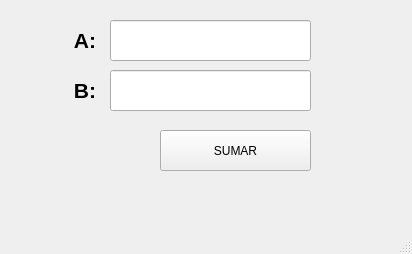
<?xml version="1.0" encoding="UTF-8"?>
<ui version="4.0">
 <class>MainWindow</class>
 <widget class="QMainWindow" name="MainWindow">
  <property name="geometry">
   <rect>
    <x>0</x>
    <y>0</y>
    <width>412</width>
    <height>254</height>
   </rect>
  </property>
  <property name="windowTitle">
   <string>MainWindow</string>
  </property>
  <widget class="QWidget" name="centralwidget">
   <widget class="QPushButton" name="btn_sumar">
    <property name="geometry">
     <rect>
      <x>160</x>
      <y>130</y>
      <width>151</width>
      <height>41</height>
     </rect>
    </property>
    <property name="text">
     <string>SUMAR</string>
    </property>
   </widget>
   <widget class="QLabel" name="label">
    <property name="geometry">
     <rect>
      <x>35</x>
      <y>20</y>
      <width>61</width>
      <height>41</height>
     </rect>
    </property>
    <property name="font">
     <font>
      <pointsize>16</pointsize>
      <weight>75</weight>
      <bold>true</bold>
     </font>
    </property>
    <property name="text">
     <string>A:</string>
    </property>
    <property name="alignment">
     <set>Qt::AlignRight|Qt::AlignTrailing|Qt::AlignVCenter</set>
    </property>
   </widget>
   <widget class="QLineEdit" name="txt_a">
    <property name="geometry">
     <rect>
      <x>110</x>
      <y>20</y>
      <width>201</width>
      <height>41</height>
     </rect>
    </property>
   </widget>
   <widget class="QLineEdit" name="txt_b">
    <property name="geometry">
     <rect>
      <x>110</x>
      <y>70</y>
      <width>201</width>
      <height>41</height>
     </rect>
    </property>
   </widget>
   <widget class="QLabel" name="label_2">
    <property name="geometry">
     <rect>
      <x>35</x>
      <y>70</y>
      <width>61</width>
      <height>41</height>
     </rect>
    </property>
    <property name="font">
     <font>
      <pointsize>16</pointsize>
      <weight>75</weight>
      <bold>true</bold>
     </font>
    </property>
    <property name="text">
     <string>B:</string>
    </property>
    <property name="alignment">
     <set>Qt::AlignRight|Qt::AlignTrailing|Qt::AlignVCenter</set>
    </property>
   </widget>
   <widget class="QLabel" name="label_13">
    <property name="geometry">
     <rect>
      <x>300</x>
      <y>220</y>
      <width>91</width>
      <height>51</height>
     </rect>
    </property>
    <property name="text">
     <string/>
    </property>
    <property name="pixmap">
     <pixmap resource="../../../archivos/recursos.qrc">:/Logos/escudo_imagotipoUAT.png</pixmap>
    </property>
    <property name="scaledContents">
     <bool>true</bool>
    </property>
   </widget>
   <widget class="QLabel" name="label_14">
    <property name="geometry">
     <rect>
      <x>1070</x>
      <y>220</y>
      <width>101</width>
      <height>71</height>
     </rect>
    </property>
    <property name="text">
     <string/>
    </property>
    <property name="pixmap">
     <pixmap resource="../../../archivos/recursos.qrc">:/Ejercicios/fians.png</pixmap>
    </property>
    <property name="scaledContents">
     <bool>true</bool>
    </property>
   </widget>
   <widget class="QLabel" name="label_15">
    <property name="geometry">
     <rect>
      <x>1080</x>
      <y>640</y>
      <width>81</width>
      <height>61</height>
     </rect>
    </property>
    <property name="text">
     <string/>
    </property>
    <property name="pixmap">
     <pixmap resource="../../../archivos/recursos.qrc">:/Ejercicios/56f38-batman-logo-png-transparent-free.png</pixmap>
    </property>
    <property name="scaledContents">
     <bool>true</bool>
    </property>
   </widget>
   <widget class="QLabel" name="label_16">
    <property name="geometry">
     <rect>
      <x>0</x>
      <y>0</y>
      <width>61</width>
      <height>41</height>
     </rect>
    </property>
    <property name="text">
     <string/>
    </property>
    <property name="pixmap">
     <pixmap resource="../../../archivos/recursos.qrc">:/Logos/escudo_imagotipoUAT.png</pixmap>
    </property>
    <property name="scaledContents">
     <bool>true</bool>
    </property>
   </widget>
   <widget class="QLabel" name="label_17">
    <property name="geometry">
     <rect>
      <x>330</x>
      <y>0</y>
      <width>81</width>
      <height>51</height>
     </rect>
    </property>
    <property name="text">
     <string/>
    </property>
    <property name="pixmap">
     <pixmap resource="../../../archivos/recursos.qrc">:/Ejercicios/fians.png</pixmap>
    </property>
    <property name="scaledContents">
     <bool>true</bool>
    </property>
   </widget>
   <widget class="QLabel" name="label_18">
    <property name="geometry">
     <rect>
      <x>330</x>
      <y>150</y>
      <width>81</width>
      <height>61</height>
     </rect>
    </property>
    <property name="text">
     <string/>
    </property>
    <property name="pixmap">
     <pixmap resource="../../../archivos/recursos.qrc">:/Ejercicios/56f38-batman-logo-png-transparent-free.png</pixmap>
    </property>
    <property name="scaledContents">
     <bool>true</bool>
    </property>
   </widget>
  </widget>
  <widget class="QMenuBar" name="menubar">
   <property name="geometry">
    <rect>
     <x>0</x>
     <y>0</y>
     <width>412</width>
     <height>21</height>
    </rect>
   </property>
  </widget>
  <widget class="QStatusBar" name="statusbar"/>
 </widget>
 <resources>
  <include location="../../../archivos/recursos.qrc"/>
  <include location="../../archivos/recursos.qrc"/>
 </resources>
 <connections/>
</ui>
